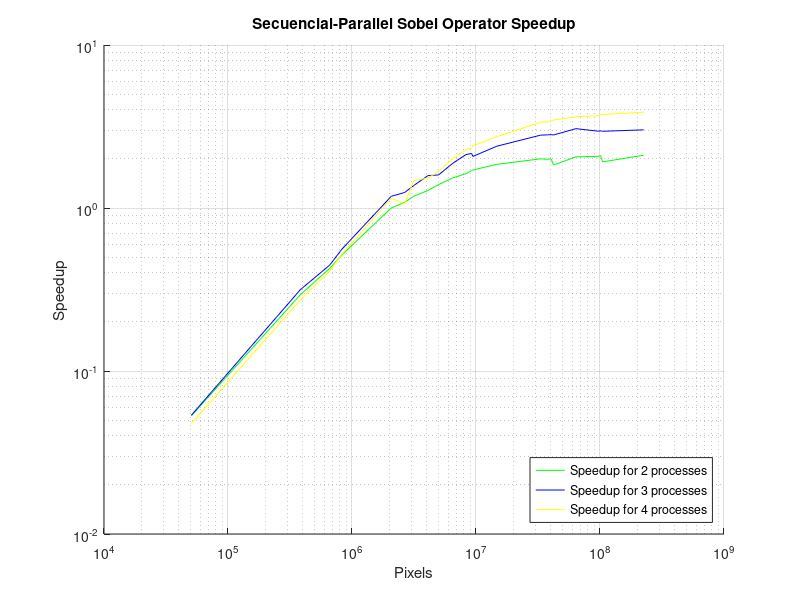

Write the MATLAB code that produced this figure.
time_seq= [0.00728054 0.048273825 0.078703333333333 0.09951275  0.263082 0.31811666666667 0.37230433333333 0.48137366666667 0.58732633333333 0.762904 0.974609 1.08353 1.1200933333333 1.7405766666667  3.9105733333333 4.4243633333333 4.72202 4.94553 7.53372 11.263666666667 11.924866666667 12.284033333333 26.3461];
time_mpi2=[0.137189 0.16443125 0.184956 0.1932405 0.26284925 0.29367525 0.315053 0.3759905 0.42185725 0.499206 0.6003105 0.638788 0.654707 0.939198 1.953205 2.2225725 2.357455 2.6941025 3.6569825 5.4311075 5.6958175 6.4034475 12.50215];
time_mpi3=[0.13603225 0.1531635 0.176478 0.17815475 0.2230275 0.25540875 0.27105375 0.304681 0.368245  0.4062115 0.45829025 0.50150875 0.54040966666667 0.72679225 1.39743 1.57397 1.67468 1.7629925 2.45542 3.803515 4.0112725 4.15489 8.7349125];
time_mpi4=[0.15271633 0.1772465 0.192062 0.191233 0.229066 0.30055233333333 0.25310266666667 0.31472075 0.35127075 0.38001733333333 0.427462575 0.45064233333333 0.47984266666667 0.635623 1.16306 1.31144 1.3794366666667 1.42732 2.07355 3.33854 3.170505 3.27147 6.809645];
pixels=[50625 382800 660000 828450 2073600 2661120 3145728 4096000 4990464 6480000 8294400 9216000 9437184 14745600 33177600 37748736 40320000 42177408 64000000 96000000 101092970 104917200 225000000];

speedup2=[0.05306941519 0.29358059979 0.42552462928 0.51496839431 1.00088548855 1.08322600106 1.18171968949 1.28028146101 1.39223951546 1.52823483692 1.62350816786 1.6962278565 1.71083146099 1.85325848934 2.00213153936 1.99064972384 2.00301596425 1.83568739497 2.0600918927 2.07391709088 2.09361810955 1.91834684884 2.10732554001];
speedup3=[0.05352069087 0.3151783878 0.44596682495 0.55857477839 1.17959444463 1.24552008865 1.3735443001 1.57992676493 1.59493362662 1.87809552413 2.1266195386 2.16054056883 2.07267449571 2.39487510587 2.79840373638 2.81095785392 2.81965509829 2.80519060631 3.06820014499 2.96138742022 2.97283883522 2.95652432034 3.01618361947];
speedup4=[0.0476736171 0.27235417907 0.40978086937 0.52037436007 1.14849868597 1.05844018291 1.47096171777 1.52952995255 1.67200466687 2.00755053278 2.27998676001 2.33429290712 2.40441236842 2.73837898671 3.36231435466 3.37366813071 3.42315099642 3.46490625788 3.63324732946 3.67383007742 3.76118841215 3.75489713595 3.86893883602];

hold on;
loglog(pixels, speedup2,'g');
loglog(pixels, speedup3,'b');
loglog(pixels, speedup4, 'y');
title('Secuencial-Parallel Sobel Operator Speedup');
xlabel('Pixels');
ylabel('Speedup');  grid on;
legend('Speedup for 2 processes','Speedup for 3 processes','Speedup for 4 processes','Location','southeast');
hold off;
